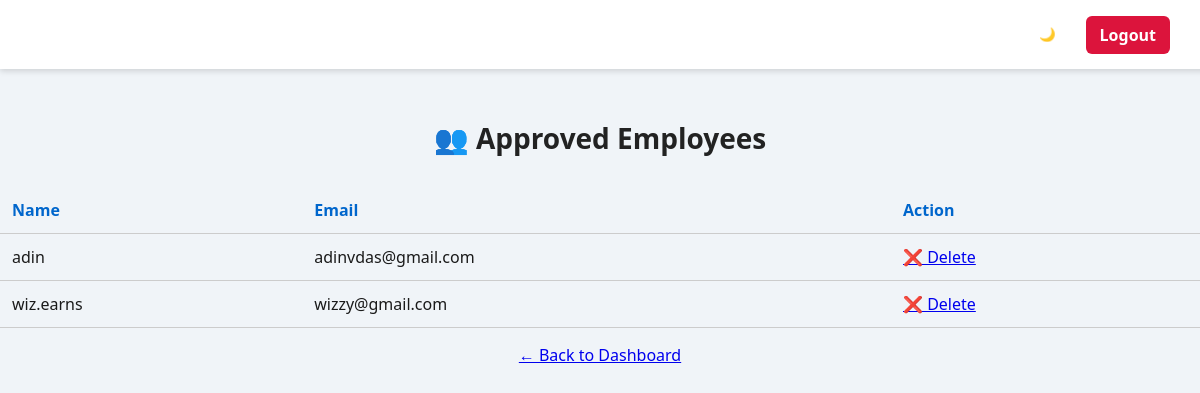
Page /manage_employees.php (signed in) on the committed database.
### tables this page shows
CREATE TABLE `users` (
  `id` int(11) NOT NULL,
  `name` varchar(100) NOT NULL,
  `email` varchar(100) NOT NULL,
  `password` varchar(255) NOT NULL,
  `role` enum('admin','employee') DEFAULT 'employee',
  `is_approved` tinyint(1) DEFAULT 0,
  `profile_pic` varchar(255) DEFAULT NULL,
  `banner_img` varchar(255) DEFAULT NULL,
  `created_at` timestamp NOT NULL DEFAULT current_timestamp()
);

### manage_employees.php (the view, shortened to what this page needs)
<?php
require 'db.php';
$employees = $pdo->prepare("SELECT * FROM users WHERE is_approved = 1 AND role = 'employee'");
$employees->execute();
$data = $employees->fetchAll();
?>
<!DOCTYPE html>
<html data-theme="light">
<head>
  <link rel="stylesheet" href="style.css" />
</head>
<body>
  <nav class="navbar">
    <div class="navbar-left">
      <a href="admin_dashboard.php" class="navbar-logo">WorkHub Admin</a>
    </div>
    <div class="navbar-right" style="display: flex; align-items: center; gap: 10px;">
      <button id="theme-toggle" title="Toggle Theme">🌙</button>
      <a href="logout.php" class="logout-btn">Logout</a>
    </div>
  </nav>
  <main class="admin-dashboard">
    <h1>👥 Approved Employees</h1>
    <?php if (count($data) === 0): ?>
      <p>No approved employees found.</p>
    <?php else: ?>
      <table class="employee-table">
        <thead>
          <tr>
            <th>Name</th>
            <th>Email</th>
            <th>Action</th>
          </tr>
        </thead>
        <tbody>
        <?php foreach ($data as $emp): ?>
          <tr>
            <td><?= htmlspecialchars($emp['name']) ?></td>
            <td><?= htmlspecialchars($emp['email']) ?></td>
            <td>
              <a class="btn danger" href="?delete=<?= $emp['id'] ?>" onclick="return confirm('Are you sure you want to delete this employee?');">❌ Delete</a>
            </td>
          </tr>
        <?php endforeach; ?>
        </tbody>
      </table>
    <?php endif; ?>
    <p><a href="admin_dashboard.php">← Back to Dashboard</a></p>
  </main>
</body>
</html>

### style.css (style rules this page uses)
:root { --bg-color: #f5f5f5; --card-bg: #ffffff; --text-color: #222; --accent-color: #fca21100; --muted-text: #555; }
body { margin: 0; font-family: sans-serif; background-color: var(--bg-color); color: var(--text-color); }
.navbar { background-color: var(--card-bg); padding: 15px 30px; display: flex; justify-content: space-between; align-items: center; box-shadow: 0 2px 6px rgba(0,0,0,0.15); position: fixed; top: 0; left: 0; width: 100%; z-index: 999; }
.navbar-logo { font-size: 22px; font-weight: bold; color: var(--accent-color); text-decoration: none; }
.logout-btn { color: white; background: crimson; padding: 8px 14px; border-radius: 6px; text-decoration: none; font-weight: bold; transition: 0.2s; margin-right: 60px; }
.admin-dashboard { padding-top: 100px; text-align: center; }
.admin-dashboard h1 { font-size: 28px; margin-bottom: 30px; color: var(--text-color); }
input, button { width: 100%; margin: 0.5rem 0; padding: 0.5rem; border: none; border-radius: 5px; }
button { background-color: var(--accent-color); color: white; font-weight: bold; cursor: pointer; }
body { margin: 0; font-family: "Segoe UI", sans-serif; background-color: var(--background); color: var(--text); }
table { width: 100%; border-collapse: collapse; margin-top: 1rem; }
th, td { padding: 0.75rem; text-align: left; border-bottom: 1px solid var(--border); }
th { font-weight: 600; color: var(--accent); }
button { border: none; padding: 0.5rem 1rem; margin: 0.25rem; border-radius: 8px; cursor: pointer; color: white; font-weight: 500; }
html[data-theme="light"] { --background: #f0f4f8; --text: #1a1a1a; --card-bg: white; --border: #ccc; --accent: #0066cc; }

### rows in the picture
users: name "adin", email "adinvdas@gmail.com"
users: name "wiz.earns", email "wizzy@gmail.com"
